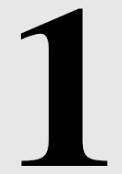
#> input picture img/sample4.jpg, 122 x 174 px
$ python CCA.py
#> lines starting #> are read from the running program, lines starting #| are printed output that depends on the picture; after the words box and inside, x2 and y2 are one past the last pixel; in counts of white or black regions, pixels touching at a corner belong together; long printed decimals are rounded
#> further down, image is the input picture: shape (174, 122); min 0, max 249, mean 168.5
import cv2

def preprocess_image(image):
    height, width = image.shape
#> height = 174; width = 122
    block_size = width // 5 if (width // 5) % 2 == 1 else width // 5 + 1
#> block_size = 25
    print("block size: ", block_size)
#| block size:  25

    image_bin = cv2.adaptiveThreshold(image, 255, cv2.ADAPTIVE_THRESH_GAUSSIAN_C, cv2.THRESH_BINARY, 151, 30)
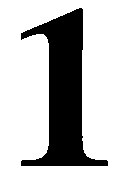
#> image_bin: shape (174, 122); 73% white; 1 black region, box (x1, y1, x2, y2) and area: (21, 8, 108, 166) 5741
    image_bin = cv2.bitwise_not(image_bin)
    cnt, labels, stats, centroids = cv2.connectedComponentsWithStats(image_bin)
#> cnt = 2; stats = [[0, 0, 122, 174, 15487], [21, 8, 87, 158, 5741]]; centroids = [[59.19, 84.45], [64.04, 92.04]]

    x_max, y_max, w_max, h_max, area_max = 0, 0, 0, 0, 0
    for i in range(1, cnt):
        (x, y, w, h, area) = stats[i]
        if (width * height / 2 > area > area_max):
            x_max, y_max, w_max, h_max, area_max = x, y, w, h, area
#> this loop made 1 pass
#> (x, y, w, h, area, x_max, y_max, w_max) on pass 1: (21, 8, 87, 158, 5741, 21, 8, 87)
#> after the loop, area_max = 5741; h_max = 158; w_max = 87; x_max = 21; y_max = 8

        # cv2.rectangle(image, (x, y, w, h), 0)

    aspect_ratio = width / height  # 가로/세로 비율, 클 수록 가로가 길다
#> aspect_ratio = 0.701

    print(aspect_ratio)
#| 0.7011
    image_num = image_bin[y_max:y_max + h_max, x_max:x_max + w_max]
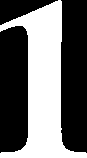
#> image_num: shape (158, 87); 41.8% white; 1 white region, box (x1, y1, x2, y2) and area: (0, 0, 87, 158) 5741
    image_num = cv2.copyMakeBorder(image_num, int(width * aspect_ratio / 5), int(width * aspect_ratio / 5)
                                   , int(height * aspect_ratio / 5), int(height * aspect_ratio / 5), cv2.BORDER_CONSTANT)
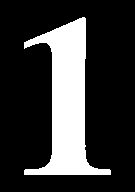
#> image_num: shape (192, 135); 22.1% white; 1 white region, box (x1, y1, x2, y2) and area: (24, 17, 111, 175) 5741
    height, width = image_num.shape
#> height = 192; width = 135

    aspect_num = width - height
#> aspect_num = -57
    if (aspect_num > 0):
        image_num = cv2.copyMakeBorder(image_num, aspect_num // 2, aspect_num // 2, 0, 0, cv2.BORDER_CONSTANT)
    else:
        image_num = cv2.copyMakeBorder(image_num, 0, 0, abs(aspect_num // 2), abs(aspect_num // 2), cv2.BORDER_CONSTANT)
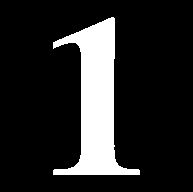
#> image_num: shape (192, 193); 15.5% white; 1 white region, box (x1, y1, x2, y2) and area: (53, 17, 140, 175) 5741
    image_num = cv2.resize(image_num, dsize=(28, 28), interpolation=cv2.INTER_AREA)
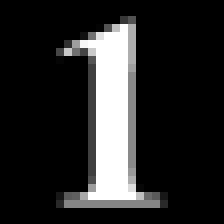
#> image_num: shape (28, 28) (shown 8 times larger); min 0, max 255, mean 39.5
    return image_num
image = cv2.imread('img/sample4.jpg', 0)
image = preprocess_image(image)

cv2.imwrite("img/tmp.jpg", image)
cv2.imshow("img", image)
cv2.waitKey()

$ run again, with img/sample3.jpg copied over img/sample4.jpg
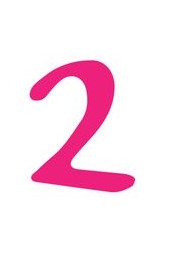
#> input picture img/sample3.jpg, 181 x 262 px
#| block size:  37
#> in preprocess_image, `image_bin = cv2.adaptiveThreshold(image, 255, cv2.ADAPTIVE_THRESH_GAUS..`:
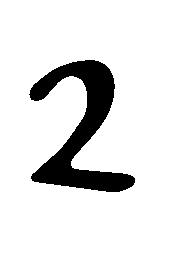
#> image_bin: shape (262, 181); 88.9% white; 1 black region, box (x1, y1, x2, y2) and area: (29, 60, 135, 192) 5278
#> cnt = 2; stats = [[0, 0, 181, 262, 42144], [29, 60, 106, 132, 5278]]; centroids = [[91.14, 130.8], [80.93, 128.5]]
#> the loop in preprocess_image, `for i in range(1, cnt):` made 1 pass
#> (x, y, w, h, area, x_max, y_max, w_max) on pass 1: (29, 60, 106, 132, 5278, 29, 60, 106)
#> after the loop in preprocess_image, `for i in range(1, cnt):`: area_max = 5278; h_max = 132; w_max = 106; x_max = 29; y_max = 60
#| 0.6908
#> in preprocess_image, `image_num = cv2.resize(image_num, dsize=(28, 28), interpolation=cv2.IN..`:
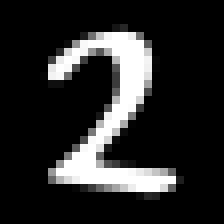
#> image_num: shape (28, 28) (shown 8 times larger); min 0, max 255, mean 40.6
